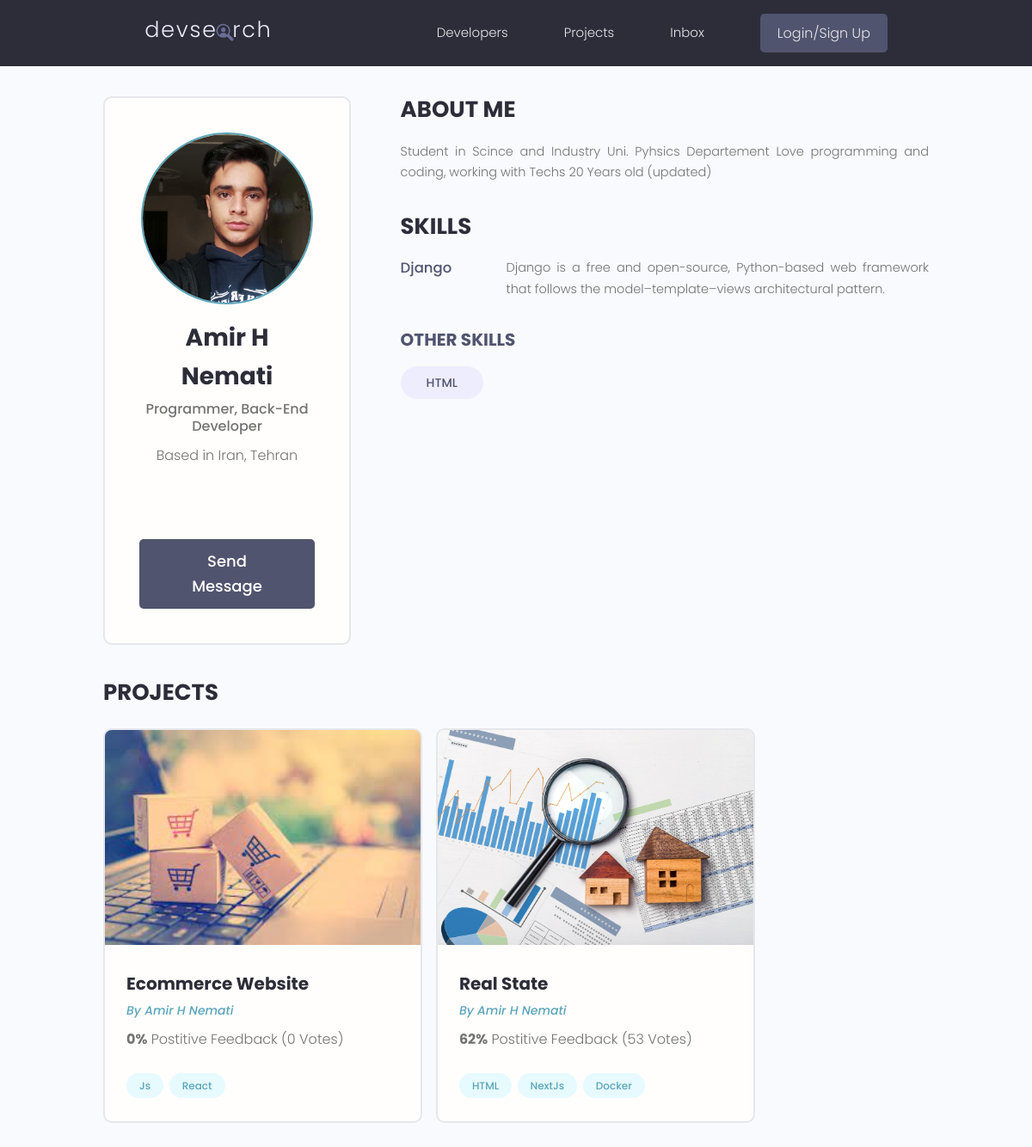
The app's page /profile/bbf070ce-a992-4a1e-9f2e-f8fd674c4d95/ with its own data.
### users/models.py (models this page shows, shortened)
class Profile(models.Model):
    user = models.OneToOneField(User, on_delete=models.CASCADE, null=True, blank=True)
    name = models.CharField(max_length=200, null=True, blank=True)
    email = models.EmailField(max_length=200, blank=True, null=True)
    username = models.CharField(max_length=200, null=True, blank=True)
    location = models.CharField(max_length=200, null=True, blank=True)
    short_intro = models.CharField(max_length=200, blank=True, null=True)
    bio = models.TextField(blank=True, null=True)
    profile_image = models.ImageField(null=True, blank=True,
                                      upload_to='profiles/', default='profiles/user-default.png')
    social_github = models.CharField(max_length=200, blank=True, null=True)
    social_twitter = models.CharField(max_length=200, blank=True, null=True)
    social_linkedin = models.CharField(max_length=200, blank=True, null=True)
    social_website = models.CharField(max_length=200, blank=True, null=True)
    created = models.DateTimeField(auto_now_add=True)
    id = models.UUIDField(default=uuid.uuid4, unique=True,
                          primary_key=True, editable=False)

class Skill(models.Model):
    owner = models.ForeignKey(Profile, null=True, blank=True,
                              on_delete=models.CASCADE)
    name = models.CharField(max_length=200, null=True, blank=True)
    description = models.TextField(null=True, blank=True)
    created = models.DateTimeField(auto_now_add=True)
    id = models.UUIDField(default=uuid.uuid4, unique=True,
                          primary_key=True, editable=False)
    def __str__(self):
        return str(self.name)

### projects/models.py (models this page shows, shortened)
class Project(models.Model):
    owner = models.ForeignKey(Profile, blank=True, null=True, on_delete=models.SET_NULL)
    title = models.CharField(max_length=200)
    description = models.TextField(null=True, blank=True)
    featured_image = models.ImageField(null=True, blank=True, default='default.jpg')
    demo_link = models.CharField(max_length=2000, null=True, blank=True)
    source_link = models.CharField(max_length=2000, null=True, blank=True)
    created = models.DateTimeField(auto_now_add=True)
    tags = models.ManyToManyField('Tag', blank=True)
    vote_total = models.IntegerField(default=0, null=True, blank=True)
    vote_ratio = models.IntegerField(default=0, null=True, blank=True)
    id = models.UUIDField(default=uuid.uuid4, unique=True,
                          primary_key=True, editable=False)

class Tag(models.Model):
    name = models.CharField(max_length=200)
    created = models.DateTimeField(auto_now_add=True)
    id = models.UUIDField(default=uuid.uuid4, unique=True,
                          primary_key=True, editable=False)
    def __str__(self):
        return self.name

### users/views.py (the view)
# urls.py: path('profile/<str:pk>/', views.userProfile, name='user-profile'),
def userProfile(request, pk):
    profile = Profile.objects.get(id=pk)
    topSkills = profile.skill_set.exclude(description__exact='')
    otherSkills = profile.skill_set.filter(description='')
    context = {
        'profile': profile,
        'topSkills': topSkills,
        'otherSkills': otherSkills,
    }
    return render(request, 'users/user-profile.html', context)

### users/templates/users/user-profile.html (shortened to what this page needs)
{% extends 'main.html' %}
{% block content %}
  <main class="profile my-md">
    <div class="container">
      <div class="layout">
        <div class="column column--1of3">
          <div class="card text-center">
            <div class="card__body dev">
              <img class="avatar avatar--xl" src="{{profile.profile_image.url}}" />
              <h2 class="dev__name">{{profile.name}}</h2>
              <p class="dev__title">{{profile.short_intro}}</p>
              <p class="dev__location">Based in {{profile.location}}</p>
              <ul class="dev__social">
            </ul>
            <a href="#" class="btn btn--sub btn--lg">Send Message </a>
        </div>
          </div>
        </div>
        <div class="column column--2of3">
          <div class="devInfo">
            <h3 class="devInfo__title">About Me</h3>
            <p class="devInfo__about">
              {{profile.bio}} </p>
          </div>
          <div class="devInfo">
            <h3 class="devInfo__title">Skills</h3>
            <div class="devInfo__skills">
                {% for skill in topSkills %}
              <div class="devSkill">
                <h4 class="devSkill__title">{{skill.name}}</h4>
                <p class="devSkill__info">
                {{skill.description}}
                </p>
              </div>
                {% endfor %}
              </div>
              <h3 class="devInfo__subtitle">Other Skills</h3>
              <div class="devInfo__otherSkills">
                {% for skill in otherSkills %}
                <span class="tag tag--pill tag--sub tag--lg">
                    <small>{{skill}}</small>
                </span>
                {% endfor %}
              </div>
            </div>
          </div>
          <div class="devInfo">
            <h3 class="devInfo__title">Projects</h3>
            <div class="grid grid--two">
                {% for project in profile.project_set.all %}
              <div class="column">
                <div class="card project">
                  <a href="{% url 'project' project.id %}" class="project">
                    <img class="project__thumbnail" src="{{project.featured_image.url}}" alt="project thumbnail" />
                    <div class="card__body">
                      <h3 class="project__title">{{project.title}}</h3>
                      <p><a class="project__author" href="{% url 'user-profile' project.owner.id %}">By {{project.owner.name}}</a></p>
                      <p class="project--rating">
                        <span style="font-weight: bold;">{{project.vote_ratio}}%</span> Postitive
                        Feedback ({{project.vote_total}} Vote{{project.vote_total|pluralize:'s'}})
                      </p>
                      <div class="project__tags">
                        {% for tag in project.tags.all %}
                        <span class="tag tag--pill tag--main">
                          <small>{{tag}}</small>
                        </span>
                        {% endfor %}
                      </div>
                    </div>
                  </a>
                </div>
              </div>
              {% endfor %}
            </div>
          </div>
        </div>
      </div>
  </main>
{% endblock %}

### static/styles/app.css (style rules this page uses)
:root { --color-sub: #2d2d39; }
.btn--sub { background-color: var(--color-sub-light); }
.card { border: 2px solid var(--color-light); }
img { width: 100%; }
.profile .card > .dev { padding: 4rem; }
.dev__name { color: var(--color-sub); font-size: 2.8rem; font-weight: 700; margin-top: 1rem; margin-bottom: 0.5rem; }
.dev__title { font-size: 1.6rem; font-weight: 500; line-height: 1.3; }
.dev__location { margin-top: 1rem; }
.dev__social { margin: 3rem 0; list-style: none; display: flex; justify-content: center; gap: 1.5rem; }
.devInfo { margin-bottom: 3rem; }
.devInfo__title, .devInfo__subtitle { font-size: 2.6rem; color: var(--color-sub); text-transform: uppercase; font-weight: 700; margin-bottom: 1.5rem; }
.devInfo__subtitle { font-size: 2rem; color: var(--color-sub-light); }
.devInfo__about, .devSkill__info { font-size: 1.45rem; line-height: 1.7; text-align: justify; }
.devSkill { margin-bottom: 3rem; }
.devSkill__title { font-size: 1.65rem; font-weight: 500; color: var(--color-sub-light); }
@media screen and (min-width: 700px) { .devSkill { display: flex; justify-content: space-between; gap: 3rem; } }
@media screen and (min-width: 700px) { .devSkill__info { flex-basis: 80%; } }
.project__author { font-size: 1.4rem; font-style: italic; }
.project--rating { margin-bottom: 1.6em; margin-top: .5em; }
.project__thumbnail { height: 25rem; object-fit: cover; object-position: top center; }
.project__title { font-size: 2rem; font-weight: 700; color: var(--color-sub); }

### static/uikit/styles/modules/_variables.css (style rules this page uses)
:root { --color-main: #5aa5b9; --color-main-light: #e6faff; --color-sub: #3f4156; --color-sub-light: #51546e; --color-sub-lighter: #ededfd; --color-text: #737373; --color-gray: #8b8b8b; --color-light: #e5e7eb; --color-light-gray: #767676; --color-bg: #f8fafd; --color-white: #fffefd; --color-white-light: #f3f3f3; --color-success: #359e64; --color-success-bg: #def8e8; --color-error: #fc4b0b; --color-error-bg: #fff2ee; --font-base: 'Poppins', arial, helvetica, 'Segoe UI', roboto, ubuntu, sans-serif; --font-monospace: 'Fira Code', 'Courier New', courier, monospace; --font-regular: 300; --font-medium: 500; --font-bold: 700; --generic-shadow: 1px 1px 5px #00000010; --generic-transition: all 0.3s ease-in-out; }

### static/uikit/styles/modules/_base.css (style rules this page uses)
* { margin: 0; padding: 0; box-sizing: border-box; text-rendering: optimizeLegibility; color: inherit; font-size: inherit; }
html { font-size: 50%; }
@media only screen and (min-width: 480px) { html { font-size: 56.25%; } }
@media only screen and (min-width: 1200px) { html { font-size: 62.5%; } }
body { line-height: 1.6; font-weight: 400; font-size: 1.5rem; color: var(--color-text); background-color: var(--color-bg); min-height: 100vh; }

### static/uikit/styles/modules/_typography.css (style rules this page uses)
* { font-family: var(--font-base); }
h2 { font-size: 3.6rem; font-weight: var(--font-bold); }
h3 { font-size: 3.2rem; font-weight: var(--font-medium); }
h4 { font-size: 2.8rem; font-weight: var(--font-medium); }
p, span, strong { font-size: 1.6rem; color: var(--color-text); font-weight: var(--font-regular); }
a { padding-bottom: 2px; text-decoration: none; display: inline-block; color: var(--color-main); font-weight: var(--font-medium); }

### static/uikit/styles/modules/_utilities.css (style rules this page uses)
.container { width: 92%; max-width: 165rem; margin: 0 auto; box-sizing: border-box; }
@media screen and (min-width: 1000px) { .container { width: 90%; } }
@media screen and (min-width: 1200px) { .container { width: 80%; } }
.text-center { text-align: center; }
.my-md { margin: 3rem auto; }

### static/uikit/styles/modules/_avatar.css (style rules this page uses)
.avatar { border-radius: 50%; border: 2px solid var(--color-main); object-fit: cover; }
.avatar--xl { height: 20rem; width: 20rem; }

### static/uikit/styles/modules/_button.css (style rules this page uses)
.btn { display: inline-block; position: relative; cursor: pointer; background-color: var(--color-light); font-weight: var(--font-medium); color: var(--color-sub); text-decoration: none; padding: 1rem 2rem; border-radius: 0.5rem; border: none; width: -webkit-fit-content; width: -moz-fit-content; width: fit-content; height: -webkit-fit-content; height: -moz-fit-content; height: fit-content; font-size: 1.6rem; outline-width: 0; outline-color: transparent; -webkit-backface-visibility: hidden; backface-visibility: hidden; transition: all 0.3s ease-in-out; }
.btn--sub { background-color: var(--color-sub); color: var(--color-white); }
.btn--lg { font-size: 1.8rem; padding: 1.2rem 4.5rem; }

### static/uikit/styles/modules/_card.css (style rules this page uses)
.card { border-radius: 1rem; background-color: var(--color-white); border: 1.5px solid var(--color-light); width: auto; height: auto; margin-top: 0.5rem; margin-bottom: 0.5rem; overflow: hidden; }
.card__body, .card__header { padding: 2rem 2.5rem; }

### records on screen
Profile: profile_image (picture), name "Amir H Nemati", short_intro "Programmer, Back-End Developer", location "Iran, Tehran", bio "Student in Scince and Industry Uni. Pyhsics Departement Love programming and coding, working with Techs 20 Years old (updated)"
Skill: name "Django", description "Django is a free and open-source, Python-based web framework that follows the model–template–views architectural pattern."
Skill: name "HTML"
Project: featured_image (picture), title "Ecommerce Website", owner.name "Amir H Nemati", vote_ratio "0", vote_total "0"
Tag: name "Js"
Tag: name "React"
Project: featured_image (picture), title "Real State", owner.name "Amir H Nemati", vote_ratio "62", vote_total "53"
Tag: name "HTML"
Tag: name "NextJs"
Tag: name "Docker"
